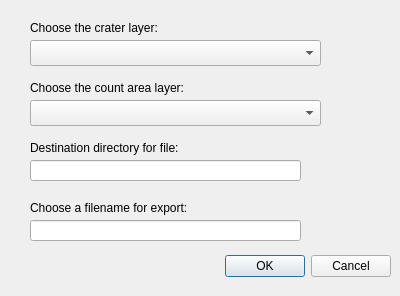
<?xml version="1.0" encoding="UTF-8"?>
<ui version="4.0">
 <class>CircleCratersDialogBase</class>
 <widget class="QDialog" name="CircleCratersDialogBase">
  <property name="geometry">
   <rect>
    <x>0</x>
    <y>0</y>
    <width>400</width>
    <height>296</height>
   </rect>
  </property>
  <property name="windowTitle">
   <string>Circle Craters</string>
  </property>
  <widget class="QDialogButtonBox" name="button_box">
   <property name="geometry">
    <rect>
     <x>50</x>
     <y>250</y>
     <width>341</width>
     <height>32</height>
    </rect>
   </property>
   <property name="orientation">
    <enum>Qt::Horizontal</enum>
   </property>
   <property name="standardButtons">
    <set>QDialogButtonBox::Cancel|QDialogButtonBox::Ok</set>
   </property>
  </widget>
  <widget class="QComboBox" name="craterLayer">
   <property name="geometry">
    <rect>
     <x>30</x>
     <y>40</y>
     <width>291</width>
     <height>26</height>
    </rect>
   </property>
  </widget>
  <widget class="QLabel" name="label_1">
   <property name="geometry">
    <rect>
     <x>30</x>
     <y>20</y>
     <width>221</width>
     <height>16</height>
    </rect>
   </property>
   <property name="text">
    <string>Choose the crater layer:</string>
   </property>
  </widget>
  <widget class="QComboBox" name="areaLayer">
   <property name="geometry">
    <rect>
     <x>30</x>
     <y>100</y>
     <width>291</width>
     <height>26</height>
    </rect>
   </property>
  </widget>
  <widget class="QLabel" name="label_2">
   <property name="geometry">
    <rect>
     <x>30</x>
     <y>80</y>
     <width>201</width>
     <height>16</height>
    </rect>
   </property>
   <property name="text">
    <string>Choose the count area layer:</string>
   </property>
  </widget>
  <widget class="QLineEdit" name="editFilename">
   <property name="geometry">
    <rect>
     <x>30</x>
     <y>220</y>
     <width>271</width>
     <height>21</height>
    </rect>
   </property>
  </widget>
  <widget class="QLabel" name="label_5">
   <property name="geometry">
    <rect>
     <x>30</x>
     <y>200</y>
     <width>191</width>
     <height>16</height>
    </rect>
   </property>
   <property name="text">
    <string>Choose a filename for export:</string>
   </property>
  </widget>
  <widget class="QLineEdit" name="editDirectory">
   <property name="geometry">
    <rect>
     <x>30</x>
     <y>160</y>
     <width>271</width>
     <height>21</height>
    </rect>
   </property>
  </widget>
  <widget class="QLabel" name="label_4">
   <property name="geometry">
    <rect>
     <x>30</x>
     <y>140</y>
     <width>201</width>
     <height>16</height>
    </rect>
   </property>
   <property name="text">
    <string>Destination directory for file:</string>
   </property>
  </widget>
 </widget>
 <resources/>
 <connections>
  <connection>
   <sender>button_box</sender>
   <signal>accepted()</signal>
   <receiver>CircleCratersDialogBase</receiver>
   <slot>accept()</slot>
   <hints>
    <hint type="sourcelabel">
     <x>20</x>
     <y>20</y>
    </hint>
    <hint type="destinationlabel">
     <x>20</x>
     <y>20</y>
    </hint>
   </hints>
  </connection>
  <connection>
   <sender>button_box</sender>
   <signal>rejected()</signal>
   <receiver>CircleCratersDialogBase</receiver>
   <slot>reject()</slot>
   <hints>
    <hint type="sourcelabel">
     <x>20</x>
     <y>20</y>
    </hint>
    <hint type="destinationlabel">
     <x>20</x>
     <y>20</y>
    </hint>
   </hints>
  </connection>
 </connections>
</ui>
